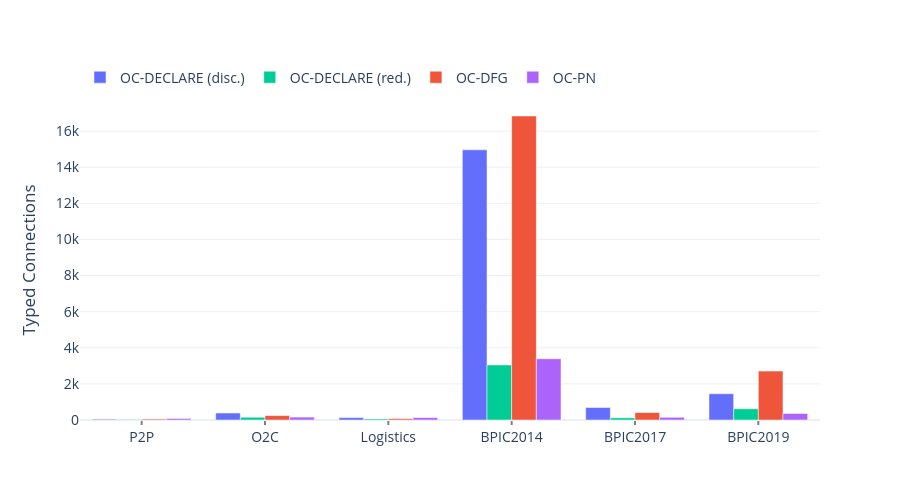

The cell this chart's notebook holds for it:
### Code cell
colors = ["#636EFA", "#00CC96", "#EF553B", "#AB63FA"]
columns = ["OC-DECLARE (disc.)", "OC-DECLARE (red.)", "OC-DFG", "OC-PN"]

fig = go.Figure()
for col, color in zip(columns, colors):
    fig.add_trace(go.Bar(
        name=col,
        x=tc_df["Dataset"],
        y=tc_df[col],
        marker_color=color,
    ))

fig.update_layout(
    yaxis_title="Typed Connections",
    barmode="group",
    legend=dict(orientation="h", yanchor="bottom", y=1.02, xanchor="left", x=0),
    width=900, height=500,
    font=dict(size=14),
)
fig.update_xaxes(ticks="outside", tickwidth=2, ticklen=4, tickcolor="gray")

fig.show()
fig.write_image(str(FIGURES_PATH / "cmp-typed-connections.pdf"))
print(f"Saved to {FIGURES_PATH / 'cmp-typed-connections.pdf'}")

### Figure 1 — Plotly figure (JSON) as saved in the notebook; plotly's stock layout.template omitted (floating-point values rounded to 4 significant figures)
{"data": [{"marker": {"color": "#636EFA"}, "name": "OC-DECLARE (disc.)", "type": "bar", "x": ["P2P", "O2C", "Logistics", "BPIC2014", "BPIC2017", "BPIC2019"], "y": [45, 387, 133, 14964, 693, 1455]}, {"marker": {"color": "#00CC96"}, "name": "OC-DECLARE (red.)", "type": "bar", "x": ["P2P", "O2C", "Logistics", "BPIC2014", "BPIC2017", "BPIC2019"], "y": [30, 152, 59, 3050, 121, 622]}, {"marker": {"color": "#EF553B"}, "name": "OC-DFG", "type": "bar", "x": ["P2P", "O2C", "Logistics", "BPIC2014", "BPIC2017", "BPIC2019"], "y": [52, 244, 76, 16836, 412, 2708]}, {"marker": {"color": "#AB63FA"}, "name": "OC-PN", "type": "bar", "x": ["P2P", "O2C", "Logistics", "BPIC2014", "BPIC2017", "BPIC2019"], "y": [86, 160, 134, 3394, 150, 362]}], "layout": {"barmode": "group", "font": {"size": 14}, "height": 500, "legend": {"orientation": "h", "x": 0, "xanchor": "left", "y": 1.02, "yanchor": "bottom"}, "width": 900, "xaxis": {"tickcolor": "gray", "ticklen": 4, "ticks": "outside", "tickwidth": 2}, "yaxis": {"title": {"text": "Typed Connections"}}}}
